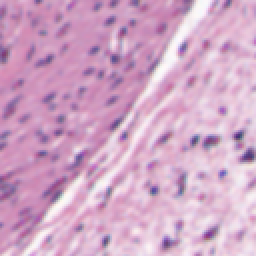
%> input picture dataset/cell.png, 128 x 128 px (shown 2 times larger)
$ octave testPreprocessing.m   (GNU Octave 9; MATLAB toolbox functions it lacks are replaced by stand-ins)
%> lines starting %> are read from the running program, lines starting %| are printed output that depends on the picture; long printed decimals are rounded
### Preprocessing/addGaussianNoise.m
function [noisyImage] = addGaussianNoise(image, mean, variance)
    noisyImage = imnoise(image,'gaussian',mean,variance);
    % Aggiunge rumore gaussiano a un'immagine
    % image: Immagine originale
    % mean: Media del rumore gaussiano
    % variance: Varianza del rumore gaussiano
end

### Preprocessing/addSaltAndPepperNoise.m
function [noisyImage] = addSaltAndPepperNoise(image, density)
% Aggiunge rumore salt-and-pepper a un'immagine
% image: Immagine originale
% density: Densità del rumore

noisyImage = imnoise(image,'salt & pepper',density);
end

### Preprocessing/gaussianFilter.m
function [filteredImage] = gaussianFilter(image, sigma)
% Applica un filtro gaussiano a un'immagine
% image: Immagine da filtrare
% sigma: Deviazione standard del filtro gaussiano

kernelSize = 2*ceil(2*sigma)+1; % Calcola la dimensione del kernel
gaussianKernel = fspecial('gaussian', kernelSize, sigma);
filteredImage = imfilter(image, gaussianKernel, 'replicate');
end

### Preprocessing/medianFilter.m
function [filteredImage] = medianFilter(image, kernelSize)
% Applica un filtro mediano a un'immagine: per contrastare Salt&Pepper
% image: Immagine da filtrare
% kernelSize: Dimensione del kernel del filtro mediano

filteredImage = medfilt2(image, [kernelSize kernelSize]);
end

### Tests/testPreprocessing.m
%% Caricamento script
clc; close all; clear all;
% Aggiungi le directory che contengono gli script necessari al percorso di MATLAB
addpath('/MATLAB Drive/matlab_image_segmentation/Preprocessing');
% addpath('percorso/alla/directory/ChanVese'); % Se necessario in futuro
% addpath('percorso/alla/directory/LevelSet'); % Se necessario in futuro
% addpath('percorso/alla/directory/Tests'); % Se stai salvando i tuoi test qui

%% Inizio preprocessing
% Carichiamo immagine digitale
imagePath = '/MATLAB Drive/matlab_image_segmentation/dataset/cell.png'

%% PREPROCESSING

image = imread(imagePath); % Leggiamo immagine
%> image is the input picture: size 128x128x3 uint8; mean R, G, B 208.2, 165.8, 197.5
% RGB channels 128x128x3 -> R^3

% Mostriamo immagine originale e la salviamo
imshow(image);
title('Original digital image');
imwrite(image, "/MATLAB Drive/matlab_image_segmentation/Results/original_image.png");
% Conversione di immagine in scala di grigio, se necessario

%% NOISE APPLICATION

% GAUSSIAN noise
% Applica rumore gaussiano
gaussianNoisyImage = addGaussianNoise(image,0.2, 0.01); % mean=0, variance=0.01
% Mostriamo immagine originale e la salviamo
imshow(gaussianNoisyImage)
title('Gaussian noise digital image');
imwrite(gaussianNoisyImage, "/MATLAB Drive/matlab_image_segmentation/Results/gaussianNoisyImage.svg");


% SALT&PEPPER
% Applica rumore salt-and-pepper
spNoisyImage = addSaltAndPepperNoise(image, 0.05); % density=0.05
% Mostriamo immagine originale e la salviamo
imshow(spNoisyImage)
title('Salt and pepper (noise) digital image');
imwrite(spNoisyImage, "/MATLAB Drive/matlab_image_segmentation/Results/spNoisyImage.svg");
%% NOISE REDUCTION

% GAUSSIAN FILTER
% Rimuovi rumore gaussiano con filtro gaussiano
gaussianFiltered = gaussianFilter(gaussianNoisyImage, 2); % sigma=2
% Mostriamo immagine originale e la salviamo
imshow(gaussianFiltered)
title('Gaussian filtered digital image');
imwrite(gaussianFiltered, "/MATLAB Drive/matlab_image_segmentation/Results/gaussianFiltered.svg");

% MEDIAN FILTER
% Rimuovi rumore salt-and-pepper con filtro mediano
% medianFiltered = medianFilter(spNoisyImage, 3); % kernelSize=3
% Gestione immagine a colori

R_channel = spNoisyImage(:,:,1); % prendo primo canale
G_channel = spNoisyImage(:,:,2); % Green channel
B_channel = spNoisyImage(:,:,3); % Blue channel

% gestisco medianFiltered per ognuno dei canali
medianFiltered(:,:,1) = medianFilter(R_channel, 3); % kernelSize=3
medianFiltered(:,:,2) = medianFilter(G_channel, 3); % kernelSize=3
medianFiltered(:,:,3) = medianFilter(B_channel, 3); % kernelSize=3

% Mostriamo immagine originale e la salviamo
imshow(medianFiltered)
title('Median filtered digital image');
imwrite(medianFiltered, "/MATLAB Drive/matlab_image_segmentation/Results/medianFiltered.svg");

%% Approccio ibrido
% GAUSSIAN + S&P
gaussianNoisyImage = addGaussianNoise(image, 0, 0.01); % mean=0, variance=0.01
gaussianSPImage = addSaltAndPepperNoise(gaussianNoisyImage, 0.05); % density=0.05
imshow(gaussianSPImage)
title('Gaussian e S&P digitial image noise hybrid');
imwrite(gaussianSPImage, "/MATLAB Drive/matlab_image_segmentation/Results/gaussianSPImage.svg");

% GAUSSIAN + S&P -> GAUSSIAN FILTER
gaussianSPFiltered = gaussianFilter(gaussianSPImage, 2); % sigma=2
imshow(gaussianSPFiltered)
title('Gaussian-S&P gaussian filter');
imwrite(gaussianSPFiltered, "/MATLAB Drive/matlab_image_segmentation/Results/gaussianSPFiltered.svg");

% GAUSSIAN + S&P -> MEDIAN FILTER
R_channel_SP = gaussianSPImage(:,:,1); % prendo primo canale
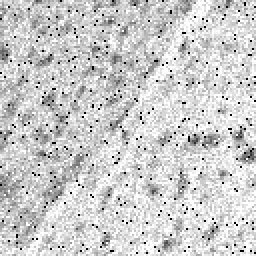
%> R_channel_SP: size 128x128 uint8 (shown 2 times larger); min 0, max 255, mean 203.4
G_channel_SP = gaussianSPImage(:,:,2); % Green channel
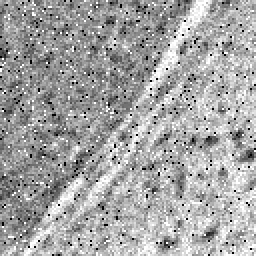
%> G_channel_SP: size 128x128 uint8 (shown 2 times larger); min 0, max 255, mean 163.9
B_channel_SP = gaussianSPImage(:,:,3); % Blue channel
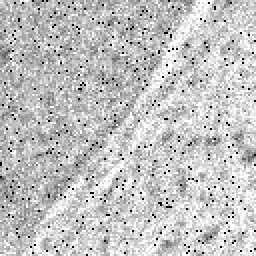
%> B_channel_SP: size 128x128 uint8 (shown 2 times larger); min 0, max 255, mean 193.6

% gestisco medianFiltered per ognuno dei canali
medianSPFiltered(:,:,1) = medianFilter(R_channel_SP, 3); % kernelSize=3
medianSPFiltered(:,:,2) = medianFilter(G_channel_SP, 3); % kernelSize=3
medianSPFiltered(:,:,3) = medianFilter(B_channel_SP, 3); % kernelSize=3

imshow(medianSPFiltered)
title('Gaussian-S&P median filtered ');
imwrite(medianSPFiltered, "/MATLAB Drive/matlab_image_segmentation/Results/medianSPFiltered.svg");

% GAUSSIAN + S&P -> GAUSSIAN FILTER + MEDIAN FILTER
% GAUSSIAN + S&P
gaussianNoisyImage2 = addGaussianNoise(image, 0, 0.01); % mean=0, variance=0.01
gaussianSPImage2 = addSaltAndPepperNoise(gaussianNoisyImage2, 0.05); % density=0.05
%> call 3 of addSaltAndPepperNoise, with density = 0.05
%> in addSaltAndPepperNoise (call 3), `noisyImage = imnoise(image,'salt & pepper',density);`:
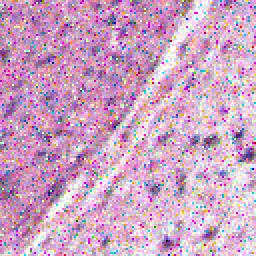
%> noisyImage: size 128x128x3 uint8 (shown 2 times larger); mean R, G, B 203.2, 163.8, 193.7

gaussianMedianSPFiltered = gaussianFilter(gaussianSPImage2, 2); % sigma=2
R_channel_SPG = gaussianSPImage(:,:,1); % prendo primo canale
G_channel_SPG = gaussianSPImage(:,:,2); % Green channel
B_channel_SPG = gaussianSPImage(:,:,3); % Blue channel

% gestisco medianFiltered per ognuno dei canali
medianGaussianSPFiltered(:,:,1) = medianFilter(R_channel_SPG, 3); % kernelSize=3
medianGaussianSPFiltered(:,:,2) = medianFilter(G_channel_SPG, 3); % kernelSize=3
medianGaussianSPFiltered(:,:,3) = medianFilter(B_channel_SPG, 3); % kernelSize=3

imshow(medianGaussianSPFiltered)
title('Gaussian-S&P hybrid: gaussian + median filtered');
imwrite(medianGaussianSPFiltered, "/MATLAB Drive/matlab_image_segmentation/Results/medianGaussianSPFiltered.svg");

% Calcolo loss wrt immagine originale (qui image)
% Converti le immagini in formato double
originalImageDouble = im2double(image);
gaussianFilteredDouble = im2double(gaussianFiltered);
medianFilteredDouble = im2double(medianFiltered);
gaussianSPFilteredDouble = im2double(gaussianSPFiltered);
medianSPFilteredDouble = im2double(medianSPFiltered);
medianGaussianSPFilteredDouble = im2double(medianGaussianSPFiltered);

% Calcola le differenze quadrate
diff_gaussianFiltered = (originalImageDouble - gaussianFilteredDouble).^2;
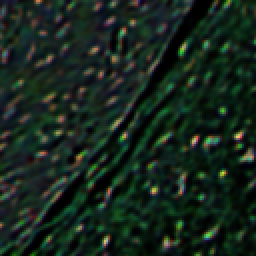
%> diff_gaussianFiltered: size 128x128x3 double (shown 2 times larger); mean R, G, B 0.0226, 0.0378, 0.028; drawn with min black and max white
diff_medianFiltered = (originalImageDouble - medianFilteredDouble).^2;
diff_gaussianSPFiltered = (originalImageDouble - gaussianSPFilteredDouble).^2;
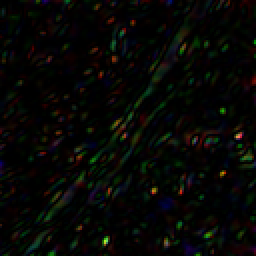
%> diff_gaussianSPFiltered: size 128x128x3 double (shown 2 times larger); mean R, G, B 0.00322, 0.00341, 0.00221; drawn with min black and max white
diff_medianSPFiltered = (originalImageDouble - medianSPFilteredDouble).^2;
diff_medianGaussianSPFiltered = (originalImageDouble - medianGaussianSPFilteredDouble).^2;

% Calcola l'MSE
mse_gaussianFiltered = mean(diff_gaussianFiltered(:));
%> mse_gaussianFiltered = 0.0294
mse_medianFiltered = mean(diff_medianFiltered(:));
%> mse_medianFiltered = 0.000724
mse_gaussianSPFiltered = mean(diff_gaussianSPFiltered(:));
%> mse_gaussianSPFiltered = 0.00295
mse_medianSPFiltered = mean(diff_medianSPFiltered(:));
%> mse_medianSPFiltered = 0.0027
mse_medianGaussianSPFiltered = mean(diff_medianGaussianSPFiltered(:));
%> mse_medianGaussianSPFiltered = 0.0027

% Calcola l'RMSE
rmse_gaussianFiltered = sqrt(mse_gaussianFiltered);
%> rmse_gaussianFiltered = 0.172
rmse_medianFiltered = sqrt(mse_medianFiltered);
%> rmse_medianFiltered = 0.0269
rmse_gaussianSPFiltered = sqrt(mse_gaussianSPFiltered);
%> rmse_gaussianSPFiltered = 0.0543
rmse_medianSPFiltered = sqrt(mse_medianSPFiltered);
%> rmse_medianSPFiltered = 0.052
rmse_medianGaussianSPFiltered = sqrt(mse_medianGaussianSPFiltered);
%> rmse_medianGaussianSPFiltered = 0.052

% Visualizza i risultati
disp('MSE e RMSE per immagini filtrate:');
disp(['Gaussian Filtered - MSE: ', num2str(mse_gaussianFiltered), ', RMSE: ', num2str(rmse_gaussianFiltered)]);
%| Gaussian Filtered - MSE: 0.02945, RMSE: 0.1716
disp(['Median Filtered - MSE: ', num2str(mse_medianFiltered), ', RMSE: ', num2str(rmse_medianFiltered)]);
%| Median Filtered - MSE: 0.0007244, RMSE: 0.02691
disp(['Gaussian S&P Filtered - MSE: ', num2str(mse_gaussianSPFiltered), ', RMSE: ', num2str(rmse_gaussianSPFiltered)]);
%| Gaussian S&P Filtered - MSE: 0.002945, RMSE: 0.05427
disp(['Median S&P Filtered - MSE: ', num2str(mse_medianSPFiltered), ', RMSE: ', num2str(rmse_medianSPFiltered)]);
%| Median S&P Filtered - MSE: 0.0027, RMSE: 0.05196
disp(['Median Gaussian S&P Filtered - MSE: ', num2str(mse_medianGaussianSPFiltered), ', RMSE: ', num2str(rmse_medianGaussianSPFiltered)]);
%| Median Gaussian S&P Filtered - MSE: 0.0027, RMSE: 0.05196

% Definisci i nomi delle immagini filtrate
names = {'Gaussian Filtered', 'Median Filtered', 'Gaussian S&P Filtered', 'Median S&P Filtered', 'Median Gaussian S&P Filtered'};

% Definisci i valori MSE e RMSE corrispondenti
mse_values = [0.029759, 0.00061407, 0.0030896, 0.0030237, 0.0030237];
rmse_values = [0.17251, 0.02478, 0.055584, 0.054988, 0.054988];

% Crea un nuovo grafico
figure;
bar([mse_values; rmse_values]');
legend('MSE', 'RMSE');
set(gca, 'xticklabel', names);
ylabel('Value');
title('MSE and RMSE Comparison of Filtered Images');
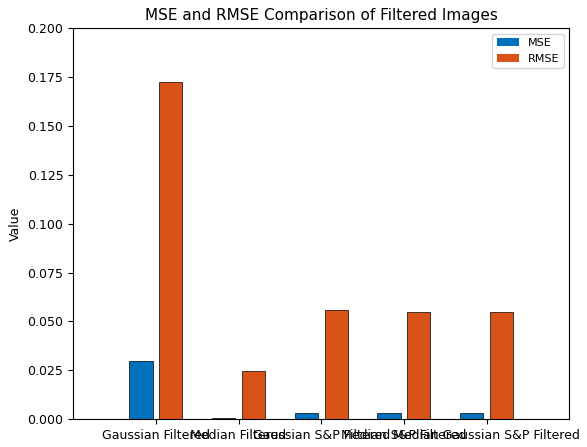
%> figure redrawn from the program's plot data; tallest bar 0.0298 high, from x = 0.68 to 0.96; tallest bar 0.173 high, from x = 1.04 to 1.32

saveas(gcf, '/MATLAB Drive/matlab_image_segmentation/Results/comparisonPreprocessing.png');

% [9 lines of commented-out code are left out]
originalimage = imread('/MATLAB Drive/matlab_image_segmentation/Results/original_image.png');
%> (the run ends here)
